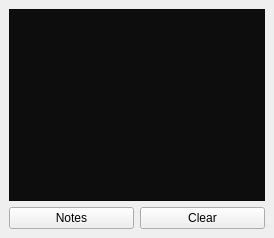
  <widget class="QDockWidget" name="dockWidget_2">
   <property name="statusTip">
    <string/>
   </property>
   <property name="floating">
    <bool>false</bool>
   </property>
   <property name="features">
    <set>QDockWidget::DockWidgetFloatable|QDockWidget::DockWidgetMovable|QDockWidget::DockWidgetVerticalTitleBar</set>
   </property>
   <property name="allowedAreas">
    <set>Qt::BottomDockWidgetArea|Qt::LeftDockWidgetArea|Qt::RightDockWidgetArea</set>
   </property>
   <property name="windowTitle">
    <string>   O&amp;utput</string>
   </property>
   <attribute name="dockWidgetArea">
    <number>8</number>
   </attribute>
   <widget class="QWidget" name="dockWidgetContents_3">
    <layout class="QVBoxLayout" name="verticalLayout_4">
     <item>
      <widget class="QTextEdit" name="terminal">
       <property name="font">
        <font>
         <pointsize>10</pointsize>
         <italic>true</italic>
        </font>
       </property>
       <property name="styleSheet">
        <string notr="true">background-color:#0D0D0D;</string>
       </property>
       <property name="readOnly">
        <bool>true</bool>
       </property>
      </widget>
     </item>
     <item>
      <layout class="QHBoxLayout" name="horizontalLayout_10">
       <property name="topMargin">
        <number>0</number>
       </property>
       <item>
        <widget class="QPushButton" name="notes">
         <property name="toolTip">
          <string>Notes</string>
         </property>
         <property name="text">
          <string>Notes</string>
         </property>
         <property name="icon">
          <iconset resource="rc.qrc">
           <normaloff>:/images/images/notes.png</normaloff>:/images/images/notes.png</iconset>
         </property>
         <property name="iconSize">
          <size>
           <width>16</width>
           <height>16</height>
          </size>
         </property>
         <property name="shortcut">
          <string>Ctrl+Shift+P</string>
         </property>
        </widget>
       </item>
       <item>
        <widget class="QPushButton" name="clear_term">
         <property name="text">
          <string>Clear</string>
         </property>
         <property name="icon">
          <iconset resource="rc.qrc">
           <normaloff>:/images/images/clear.png</normaloff>:/images/images/clear.png</iconset>
         </property>
         <property name="iconSize">
          <size>
           <width>16</width>
           <height>16</height>
          </size>
         </property>
        </widget>
       </item>
      </layout>
     </item>
    </layout>
   </widget>
  </widget>
